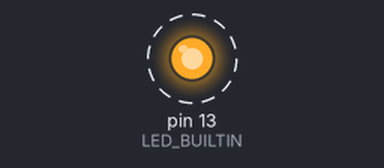
The sketch below on a simulated Arduino Uno, built with avr-gcc and run on an emulated ATmega328P. Parts: output pins drawn as LEDs (lit = HIGH). Dashed ring = blinking. What the sketch prints to the serial monitor is not drawn.

Above: at 0.5 s.
Timing chart, 0 to 4.6 s (numbered marks = the images above):
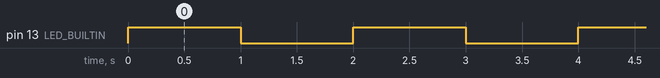

Measured:
- by itself, pin 13 (LED_BUILTIN): alternates HIGH for 1.0 s and LOW for 1.0 s

The sketch:

lookup_table.ino
```cpp
// I have no idea what I'm doing.
#include <Wire.h>
#include <Adafruit_LSM9DS1.h>

// global variables
float degrees[] = {360,355.5,351.0,346.5,342.0,337.5,333.0,328.5,324.0,319.5,315.0,310.5,306.0,301.5,
                   297.0,292.5,288.0,283.5,279.0,274.5,270.0,265.5,261.0,256.5,252.0,247.5,243.0,
                   238.5,234.0,229.5,225.0,220.5,216.0,211.5,207.0,202.5,198.0,193.5,189.0,184.5,
                   180.0,175.5,171.0,166.5,162.0,157.5,153.0,148.5,144.0,139.5,135.0,130.5,126.0,
                   121.5,117.0,112.5,108.0,103.5,99.0,94.5,90.0,85.5,81.0,76.5,72.0,67.5,63.0,58.5,
                   54.0,49.5,45.0,40.5,36.0,31.5,27.0,22.5,18.0,13.5,9.0,4.5};

float xavgs[] = {0.198,0.162,0.134,0.067,0.031,0.005,-0.048,-0.046,-0.063,-0.148,-0.229,-0.231,-0.266,
                 -0.305,-0.389,-0.54,-0.576,-0.638,-0.659,-0.738,-0.731,-0.848,-0.891,-0.889,-0.918,
                 -0.964,-0.922,-1.024,-1.005,-0.981,-0.986,-1.005,-0.961,-0.981,-0.971,-0.945,-0.91,
                 -0.912,-0.849,-0.818,-0.752,-0.709,-0.663,-0.672,-0.552,-0.542,-0.522,-0.393,-0.362,
                 -0.362,-0.231,-0.179,-0.108,-0.096,-0.003,0.023,0.034,0.127,0.107,0.146,0.163,0.232,
                 0.256,0.335,0.312,0.369,0.392,0.372,0.38,0.447,0.48,0.435,0.454,0.396,0.379,0.37,
                 0.354,0.306,0.244,0.261};

float yavgs[] = {-0.342,-0.388,-0.425,-0.458,-0.499,-0.501,-0.536,-0.513,-0.607,-0.57,-0.575,-0.572,
                 -0.551,-0.585,-0.57,-0.47,-0.479,-0.454,-0.434,-0.384,-0.419,-0.359,-0.201,-0.18,
                 -0.219,-0.104,-0.057,-0.06,-0.023,-0.003,0.012,0.093,0.151,0.177,0.3,0.305,0.386,
                 0.431,0.501,0.501,0.52,0.627,0.668,0.684,0.713,0.774,0.768,0.803,0.795,0.775,0.811,
                 0.859,0.824,0.79,0.775,0.766,0.754,0.67,0.683,0.711,0.622,0.576,0.55,0.516,0.412,
                 0.386,0.268,0.234,0.191,0.139,0.024,0.009,-0.035,-0.048,-0.106,-0.141,-0.257,-0.276,
                 -0.302,-0.367};

void setup() {
  Serial.begin(9600);
  pinMode(LED_BUILTIN, HIGH);

}

// made this with help from https://playground.arduino.cc/Main/MultiMap/
float multiMap(float * val, float * degrees, float * xavgs, float * yavgs){
  /**
   * PARAMETERS
   *  val: an [x,y] pair
   *  degrees: the array of possible degrees (descending)
   *    360 is north, 270 is east, 180 is south, 90 is west
   *  xavgs: the array of xaccel values for a given direction
   *  yavgs: the array of yaccel values for a given direction
   */
  if(val[0] < -1.1 || val[0] > 1.1) return 0.0;
  if(val[1] < -1.1 || val[1] > 1.1) return 0.0;

  Serial.println("Hello World.");
}


void loop() {
  digitalWrite(LED_BUILTIN, HIGH);
  delay(1000);
  Serial.println("I don't know what I'm doing.");
  digitalWrite(LED_BUILTIN, LOW);
  delay(1000);

}
```
